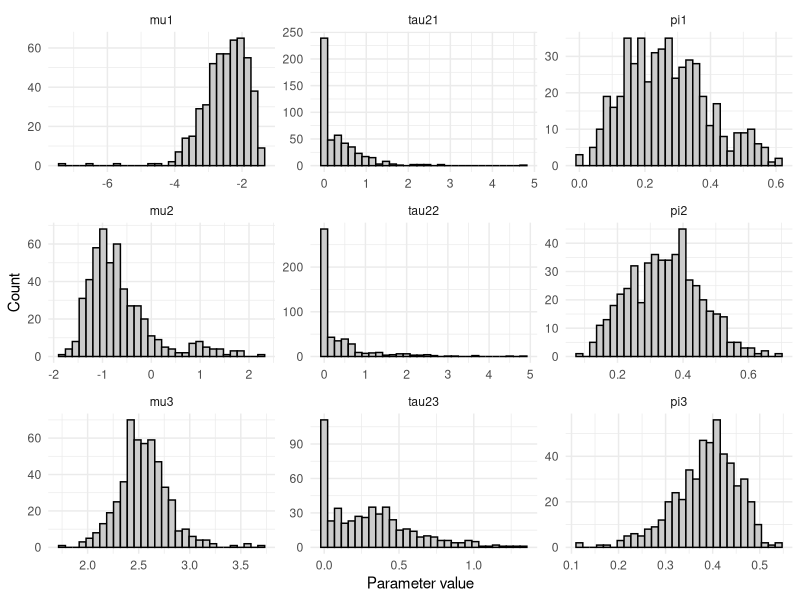

Reproduce this figure in R. (Note: a time limit stopped this script after it produced the figure.)
## ---- chunk 1
knitr::opts_chunk$set(echo = TRUE)
## ---- chunk 2
### -------------------------------
### Function: generate_mrem_data()
### -------------------------------
# Generates one simulated meta-analysis dataset under a Mixture Random Effects Model (MREM)

generate_mrem_data <- function(K, pi_g, mu_g, tau2_g, s2_min = 0.5, s2_max = 1) {
  
  # ---- Check Inputs ----
  G <- length(pi_g)
  if (abs(sum(pi_g) - 1) > 1e-6) stop("Mixing proportions pi_g must sum to 1.")
  if (length(mu_g) != G | length(tau2_g) != G) stop("Lengths of pi_g, mu_g, and tau2_g must match.")
  
  # ---- Step 1: Generate component membership z_i ----
  z_i <- sample(1:G, size = K, replace = TRUE, prob = pi_g)
  
  # ---- Step 2: Generate true effect sizes δ*_i ----
  delta_i <- sapply(z_i, function(g) rnorm(1, mean = mu_g[g], sd = sqrt(tau2_g[g])))
  
  # ---- Step 3: Generate within-study variances s_i² ----
  s2_i <- runif(K, min = s2_min, max = s2_max)
  
  # ---- Step 4: Generate observed effect sizes Y_i ----
  Y_i <- rnorm(K, mean = delta_i, sd = sqrt(s2_i))
  
  # ---- Step 5: Return as data frame ----
  data.frame(
    study = 1:K,
    component = z_i,
    delta_true = delta_i,
    s2 = s2_i,
    Y = Y_i
  )
}


## ---- chunk 3
### -------------------------------
### Function: initialize_params()
### -------------------------------
# Generates initial values for each parameter--- to be used in EM algorithm

# Y: observed effect sizes
# s2: vector of within-study variances
# G: number of components (clusters)
# epsilon: small positive constant

initialize_params <- function(Y, s2, G, epsilon = 1e-3) {
  # Step 1: Run k-means clustering
  km <- kmeans(Y, centers = G, nstart = 20)
  
  # Step 2: Component means (ensure numeric vector)
  mu_init <- as.numeric(km$centers)
  
  # Step 3: Cluster assignments
  z_init <- km$cluster
  
  # Step 4: Mixing proportions (ensure numeric vector)
  pi_init <- as.numeric(table(z_init) / length(Y))
  
  # Step 5: Between-study variances (ensure numeric vector)
  tau2_init <- numeric(G)
  for (g in 1:G) {
    Y_g <- Y[z_init == g]
    s2_g <- s2[z_init == g]
    var_Yg <- var(Y_g)
    tau2_init[g] <- max(var_Yg - mean(s2_g), epsilon)
  }
  
  # Step 6: Return as clean numeric list
  list(
    mu_init = mu_init,
    tau2_init = tau2_init,
    pi_init = pi_init
  )
}

## ---- chunk 4

### -------------------------------
### Function: update_tau2()
### -------------------------------
# Function to numerically update between study variance parameter estimate--- to be used in EM algorithm

update_tau2 <- function(Y, s2, gam, mu, tau2_init) {
  neg_loglik_tau2_g <- function(tau2_g, Y, s2, gam_g, mu_g) {
    if (tau2_g <= 0) return(1e20)
    v <- tau2_g + s2
    -sum(gam_g * (-0.5 * log(v) - 0.5 * (Y - mu_g)^2 / v))
  }
  
    sapply(seq_along(mu), function(g) {
    optim(
      par = tau2_init[g],
      fn = neg_loglik_tau2_g,
      method = "L-BFGS-B",
      lower = 1e-8,
      Y = Y,
      s2 = s2,
      gam_g = gam[, g],
      mu_g = mu[g]
    )$par
  })
}




## ---- chunk 5

### -------------------------------
### Function: run_em_algorithm()
### -------------------------------
# Function to perform EM algorithm 
# Has a max iteration of 500

run_em_algorithm <- function(Y, s2, mu_init, pi_init, tau2_init, tol = 1e-4, rl = 500) {
  y <- as.vector(Y)
  s2_i <- as.vector(s2)
  mu <- mu_init
  pi <- pi_init
  tau2 <- tau2_init
  g <- length(mu)
  
  loglik_old <- -Inf
  
  for (iter in 1:rl) {
    # E-step
    den_gam <- sapply(1:g, function(j) {
      pi[j] * dnorm(y, mu[j], sqrt(tau2[j] + s2_i))
    })
    gam <- den_gam / rowSums(den_gam)
    
    # M-step
    ng <- colSums(gam)
    npi <- ng / sum(ng)
    
    nmu <- sapply(1:g, function(j) {
      sum(gam[, j] * y / (tau2[j] + s2_i)) /
        sum(gam[, j] / (tau2[j] + s2_i))
    })
    
    ntau2 <- update_tau2(y, s2_i, gam, nmu, tau2)
    
    # Enforce ordering by component mean
    order_idx <- order(nmu)
    nmu <- nmu[order_idx]
    ntau2 <- ntau2[order_idx]
    npi <- npi[order_idx]
    
    # Compute log-likelihood
    loglik <- sum(log(rowSums(sapply(1:g, function(j) {
      npi[j] * dnorm(y, mean = nmu[j], sd = sqrt(ntau2[j] + s2_i))
    }))))
    
    # Convergence check
    if (abs(loglik - loglik_old) < tol && iter > 10) {
      return(list(
        mu = nmu,
        tau2 = ntau2,
        pi = npi,
        loglik = loglik,
        iter = iter,
        converged = TRUE
      ))
    }
    
    mu <- nmu
    tau2 <- ntau2
    pi <- npi
    loglik_old <- loglik
  }
  
  # Return final results even if not converged
  list(
    mu = mu,
    tau2 = tau2,
    pi = pi,
    loglik = loglik,
    iter = rl,
    converged = FALSE
  )
}
## ---- chunk 6
### -------------------------------
### Function: run_em_simulations()
### -------------------------------
# Incorporates all previously defined functions.
# Repeatedly simulates meta datasets and runs the EM algorithm until 500 converged results are obtained,
# saving parameter estimates, log-likelihoods, convergence status.

run_em_simulations <- function(K, pi_g, mu_g, tau2_g,
                               s2_min = 0.5, s2_max = 1,
                               n_target = 500, rl = 500, tol = 1e-4) {
  
  # Number of components 
  G <- length(pi_g)
  
  # Storage for results
  results <- data.frame()
  n_converged <- 0
  attempt <- 0
  
  while (n_converged < n_target) {
    attempt <- attempt + 1
    
    # Step 1: Generate data
    sim_data <- generate_mrem_data(K = K, pi_g = pi_g, mu_g = mu_g,
                                   tau2_g = tau2_g, s2_min = s2_min, s2_max = s2_max)
    
    # Step 2: Initialize parameters
    init <- initialize_params(sim_data$Y, sim_data$s2, G = G)
    
    # Step 3: Run EM algorithm
    em_res <- run_em_algorithm(
      Y = sim_data$Y,
      s2 = sim_data$s2,
      mu_init = init$mu_init,
      pi_init = init$pi_init,
      tau2_init = init$tau2_init,
      tol = tol,
      rl = rl
    )
    
     # Step 4: Keep only converged results
    if (em_res$converged) {
      n_converged <- n_converged + 1
      
      # Dynamically build a row for results
      res_row <- data.frame(K = K)
      
      # Append mu, tau2, and pi estimates
      for (j in 1:G) {
        res_row[[paste0("mu", j)]]  <- em_res$mu[j]
        res_row[[paste0("tau2", j)]] <- em_res$tau2[j]
        res_row[[paste0("pi", j)]]  <- em_res$pi[j]
      }
      
      # Add log-likelihood, iteration count, and convergence flag
      res_row$loglik <- em_res$loglik
      res_row$iter <- em_res$iter
      res_row$converged <- em_res$converged
      
      results <- rbind(results, res_row)
    }
    
    # Optional progress message
    if (n_converged %% 50 == 0 && n_converged > 0) {
      cat("✅", n_converged, "datasets converged after", attempt, "attempts\n")
    }
  }
  
  cat("\n🎯 Finished! Collected", n_converged, "converged results after", attempt, "attempts.\n")
  return(results)
}

## ---- chunk 7
### -------------------------------
### Function: compute_error_metrics()
### -------------------------------
# Calculates the bias, root mean squared error (RMSE) and relative RMSE for each model parameter across converged simulations,
# comparing estimated parameters to their known true values.
compute_error_metrics <- function(results, mu_true, tau2_true, pi_true) {
  # Ensure only converged results are used
  res <- subset(results, converged == TRUE)
  
  # Determine number of components (G)
  G <- length(mu_true)
  
  # Build true value list dynamically
  true_vals <- c(
    setNames(mu_true, paste0("mu", 1:G)),
    setNames(tau2_true, paste0("tau2", 1:G)),
    setNames(pi_true, paste0("pi", 1:G))
  )
  
  # Parameters to assess
  params <- names(true_vals)
  
  # Compute Bias, RMSE, and Relative RMSE
  summary_df <- data.frame(
    Parameter = params,
    True = unlist(true_vals),
    Bias = sapply(params, function(p) mean(res[[p]] - true_vals[[p]], na.rm = TRUE)),
    RMSE  = sapply(params, function(p) sqrt(mean((res[[p]] - true_vals[[p]])^2, na.rm = TRUE)))
  )

  # *** Add Relative RMSE ***
  summary_df$Relative_RMSE <- summary_df$RMSE / abs(summary_df$True)
  
  return(summary_df)
}

## ---- chunk 8
library(ggplot2)

### -------------------------------
### Function: mix_density()
### -------------------------------
# Computes the probability density of a finite mixture of normal 
# distributions at a set of given points. For each value of y
# the function sums the weighted component densities using the specified 
# mixture weights (pi), means (mu), and variances (tau^2).

mix_density <- function(y, mu, tau2, pi) {
  sapply(y, function(x) sum(pi * dnorm(x, mean = mu, sd = sqrt(tau2))))
}


### -------------------------------
### Function: plot_mixture_fit()
### -------------------------------
# Plots the true and estimated mixture densities of the random effects to visually
# assess how well the EM algorithm recovered the underlying distribution.
# The function selects the simulation with the highest log-likelihood,
# computes both densities over a common range, and overlays them 
# on a single plot for visual comparison.
# Additionally, it overlays the *estimated* component densities
# (scaled by their estimated mixing proportions) in black to show
# how the estimated components contribute to the total fit.

plot_mixture_fit <- function(res_data, mu_true, tau2_true, pi_true, scenario_name) {
  # 1️⃣ Find the best (highest log-likelihood) dataset
  best_index <- which.max(res_data$loglik)
  est_params <- res_data[best_index, ]
  
  # 2️⃣ Extract estimated parameters dynamically
  G <- length(mu_true)
  mu_hat   <- as.numeric(est_params[paste0("mu", 1:G)])
  tau2_hat <- as.numeric(est_params[paste0("tau2", 1:G)])
  pi_hat   <- as.numeric(est_params[paste0("pi", 1:G)])
  
  # 3️⃣ Compute mixture densities
  y_seq <- seq(min(mu_true) - 3 * sqrt(max(tau2_true)),
               max(mu_true) + 3 * sqrt(max(tau2_true)),
               length.out = 1000)
  
  true_density <- mix_density(y_seq, mu_true, tau2_true, pi_true)
  est_density  <- mix_density(y_seq, mu_hat, tau2_hat, pi_hat)
  
  # 4️⃣ Compute individual *estimated* component densities
  comp_densities_hat <- sapply(1:G, function(g)
    pi_hat[g] * dnorm(y_seq, mean = mu_hat[g], sd = sqrt(tau2_hat[g]))
  )
  df_comp <- data.frame(
    y = rep(y_seq, G),
    density = as.vector(comp_densities_hat),
    component = factor(rep(1:G, each = length(y_seq)))
  )
  
  # 5️⃣ Main data for overlaying densities
  df_plot <- data.frame(
    y = y_seq,
    True = true_density,
    Estimated = est_density
  )
  
  # 6️⃣ Plot (publication-style)
  ggplot(df_plot, aes(x = y)) +
    geom_line(aes(y = True, colour = "True"), linewidth = 0.8) +
    geom_line(aes(y = Estimated, colour = "Estimated"),
              linetype = "dashed", linewidth = 0.8) +
    geom_line(data = df_comp, aes(y = density, group = component),
              colour = "black", linetype = "dotdash", linewidth = 0.5) +
    scale_colour_manual(values = c("True" = "blue", "Estimated" = "red")) +
    labs(x = "Random Effect", y = "Density", colour = "") +
    theme_minimal(base_size = 14) +
    theme(
      plot.title = element_blank(),
      plot.subtitle = element_blank(),
      legend.position = "top",
      legend.title = element_blank(),
      axis.title = element_text(size = 13),
      axis.text = element_text(size = 12)
    )
}


## ---- chunk 9
### -------------------------------
### Scenario 1
### -------------------------------

set.seed(315)
 
# Scenario: 3-component mixture
mu_g <- c(-2.5, -1, 2.5)
tau2_g <- c(0.7^2, 0.7^2, 0.6^2)
pi_g <- c(0.2, 0.4, 0.4)

res_K150 <- run_em_simulations(K = 150, pi_g = pi_g, mu_g = mu_g, tau2_g = tau2_g)


# RMSE and Bias table
summary_K150 <- compute_error_metrics(
 results = res_K150,
 mu_true = mu_g,
 tau2_true = tau2_g,
 pi_true = pi_g
)

summary_K150

# Plot CIs and parametric distribution of parameters
df <- as.data.frame(res_K150)


# drop non-parameter columns (adjust if other bookkeeping cols exist)
drop_cols <- c("K", "loglik", "iter", "converged")
param_cols <- setdiff(names(df), drop_cols)

# make long format for plotting
long_df <- reshape2::melt(df[, param_cols, drop = FALSE], 
                          measure.vars = param_cols,
                          variable.name = "parameter",
                          value.name = "value")

# ---- 2. Plot histograms: all parameters for Scenario1_K150 on one faceted plot ----
# NOTE: facet labels (parameter names) are shown; no main title; axis labels only
p <- ggplot(long_df, aes(x = value)) +
  geom_histogram(bins = 30, color = "black", fill = "grey80") +
  facet_wrap(~ parameter, ncol = 3, scales = "free") +
  labs(x = "Parameter value", y = "Count") +
  theme_minimal() +
  theme(plot.title = element_blank())

# print to screen
print(p)

# ---- 3. Compute empirical CIs (based on sorted values) ----
ci_list <- lapply(param_cols, function(par) {
  vec <- sort(df[[par]])               # sorted estimates
  R   <- length(vec)                   # e.g., 500
  
  # empirical CI indices (non-interpolated)
  lower_idx <- ceiling(0.025 * R)      # e.g. 13
  upper_idx <- floor(0.975 * R)        # e.g. 487 or 488 depending on rounding
  
  data.frame(
    parameter = par,
    lower = vec[lower_idx],
    upper = vec[upper_idx],
    stringsAsFactors = FALSE
  )
})

ci_table <- do.call(rbind, ci_list)

# ---- 4. View the empirical CI table ----
print(ci_table)


## ---- chunk 10

set.seed(315)

res_K500 <- run_em_simulations(K = 500, pi_g = pi_g, mu_g = mu_g, tau2_g = tau2_g)

summary_K500 <- compute_error_metrics(
  results = res_K500,
  mu_true = mu_g,
  tau2_true = tau2_g,
  pi_true = pi_g
)

summary_K500


# Plot CIs and parametric distribution of parameters
df <- as.data.frame(res_K500)


# drop non-parameter columns (adjust if other bookkeeping cols exist)
drop_cols <- c("K", "loglik", "iter", "converged")
param_cols <- setdiff(names(df), drop_cols)

# make long format for plotting
long_df <- reshape2::melt(df[, param_cols, drop = FALSE], 
                          measure.vars = param_cols,
                          variable.name = "parameter",
                          value.name = "value")

# ---- 2. Plot histograms: all parameters for Scenario1_K150 on one faceted plot ----
# NOTE: facet labels (parameter names) are shown; no main title; axis labels only
p <- ggplot(long_df, aes(x = value)) +
  geom_histogram(bins = 30, color = "black", fill = "grey80") +
  facet_wrap(~ parameter, ncol = 3, scales = "free") +
  labs(x = "Parameter value", y = "Count") +
  theme_minimal() +
  theme(plot.title = element_blank())

# print to screen
print(p)

# ---- 3. Compute empirical CIs (based on sorted values) ----
ci_list <- lapply(param_cols, function(par) {
  vec <- sort(df[[par]])               # sorted estimates
  R   <- length(vec)                   # e.g., 500
  
  # empirical CI indices (non-interpolated)
  lower_idx <- ceiling(0.025 * R)      # e.g. 13
  upper_idx <- floor(0.975 * R)        # e.g. 487 or 488 depending on rounding
  
  data.frame(
    parameter = par,
    lower = vec[lower_idx],
    upper = vec[upper_idx],
    stringsAsFactors = FALSE
  )
})

ci_table <- do.call(rbind, ci_list)

# ---- 4. View the empirical CI table ----
print(ci_table)
## ---- chunk 11

set.seed(315)

res_K1000 <- run_em_simulations(K = 1000, pi_g = pi_g, mu_g = mu_g, tau2_g = tau2_g)

summary_K1000 <- compute_error_metrics(
  results = res_K1000,
  mu_true = mu_g,
  tau2_true = tau2_g,
  pi_true = pi_g
)

summary_K1000

 

# Plot CIs and parametric distribution of parameters
df <- as.data.frame(res_K1000)


# drop non-parameter columns (adjust if other bookkeeping cols exist)
drop_cols <- c("K", "loglik", "iter", "converged")
param_cols <- setdiff(names(df), drop_cols)

# make long format for plotting
long_df <- reshape2::melt(df[, param_cols, drop = FALSE], 
                          measure.vars = param_cols,
                          variable.name = "parameter",
                          value.name = "value")

# ---- 2. Plot histograms: all parameters for Scenario1_K150 on one faceted plot ----
# NOTE: facet labels (parameter names) are shown; no main title; axis labels only
p <- ggplot(long_df, aes(x = value)) +
  geom_histogram(bins = 30, color = "black", fill = "grey80") +
  facet_wrap(~ parameter, ncol = 3, scales = "free") +
  labs(x = "Parameter value", y = "Count") +
  theme_minimal() +
  theme(plot.title = element_blank())

# print to screen
print(p)

# ---- 3. Compute empirical CIs (based on sorted values) ----
ci_list <- lapply(param_cols, function(par) {
  vec <- sort(df[[par]])               # sorted estimates
  R   <- length(vec)                   # e.g., 500
  
  # empirical CI indices (non-interpolated)
  lower_idx <- ceiling(0.025 * R)      # e.g. 13
  upper_idx <- floor(0.975 * R)        # e.g. 487 or 488 depending on rounding
  
  data.frame(
    parameter = par,
    lower = vec[lower_idx],
    upper = vec[upper_idx],
    stringsAsFactors = FALSE
  )
})

ci_table <- do.call(rbind, ci_list)

# ---- 4. View the empirical CI table ----
print(ci_table)

## ---- chunk 12

set.seed(315)

res_K1500 <- run_em_simulations(K = 1500, pi_g = pi_g, mu_g = mu_g, tau2_g = tau2_g)

summary_K1500 <- compute_error_metrics(
  results = res_K1500,
  mu_true = mu_g,
  tau2_true = tau2_g,
  pi_true = pi_g
)

summary_K1500


# Scenario 1
plot_mixture_fit(
  res_data = res_K1500,
  mu_true = c(-2.5, -1, 2.5),
  tau2_true = c(0.7^2, 0.7^2, 0.6^2),
  pi_true = c(0.2, 0.4, 0.4),
  scenario_name = "Scenario 1: 3-Component Mixture"
)

# Plot CIs and parametric distribution of parameters
df <- as.data.frame(res_K1500)


# drop non-parameter columns (adjust if other bookkeeping cols exist)
drop_cols <- c("K", "loglik", "iter", "converged")
param_cols <- setdiff(names(df), drop_cols)

# make long format for plotting
long_df <- reshape2::melt(df[, param_cols, drop = FALSE], 
                          measure.vars = param_cols,
                          variable.name = "parameter",
                          value.name = "value")

# ---- 2. Plot histograms: all parameters for Scenario1_K150 on one faceted plot ----
# NOTE: facet labels (parameter names) are shown; no main title; axis labels only
p <- ggplot(long_df, aes(x = value)) +
  geom_histogram(bins = 30, color = "black", fill = "grey80") +
  facet_wrap(~ parameter, ncol = 3, scales = "free") +
  labs(x = "Parameter value", y = "Count") +
  theme_minimal() +
  theme(plot.title = element_blank())

# print to screen
print(p)

# ---- 3. Compute empirical CIs (based on sorted values) ----
ci_list <- lapply(param_cols, function(par) {
  vec <- sort(df[[par]])               # sorted estimates
  R   <- length(vec)                   # e.g., 500
  
  # empirical CI indices (non-interpolated)
  lower_idx <- ceiling(0.025 * R)      # e.g. 13
  upper_idx <- floor(0.975 * R)        # e.g. 487 or 488 depending on rounding
  
  data.frame(
    parameter = par,
    lower = vec[lower_idx],
    upper = vec[upper_idx],
    stringsAsFactors = FALSE
  )
})

ci_table <- do.call(rbind, ci_list)

# ---- 4. View the empirical CI table ----
print(ci_table)
## ---- chunk 13
### -------------------------------
### Scenario 2
### -------------------------------

set.seed(315)

# Scenario: 2-component mixture - Asymmetric heterogeneity
pi_g <- c(0.56, 0.44)
mu_g <- c(-0.5, 1)
tau2_g <- c(0.6^2, 0.4^2)

s2.res_K150 <- run_em_simulations(K = 150, pi_g = pi_g, mu_g = mu_g, tau2_g = tau2_g)

s2.summary_K150 <- compute_error_metrics(
  results = s2.res_K150,
  mu_true = mu_g,
  tau2_true = tau2_g,
  pi_true = pi_g
)

s2.summary_K150


# Plot CIs and parametric distribution of parameters
df <- as.data.frame(s2.res_K150)


# drop non-parameter columns (adjust if other bookkeeping cols exist)
drop_cols <- c("K", "loglik", "iter", "converged")
param_cols <- setdiff(names(df), drop_cols)

# make long format for plotting
long_df <- reshape2::melt(df[, param_cols, drop = FALSE], 
                          measure.vars = param_cols,
                          variable.name = "parameter",
                          value.name = "value")

# ---- 2. Plot histograms: all parameters for Scenario1_K150 on one faceted plot ----
# NOTE: facet labels (parameter names) are shown; no main title; axis labels only
p <- ggplot(long_df, aes(x = value)) +
  geom_histogram(bins = 30, color = "black", fill = "grey80") +
  facet_wrap(~ parameter, ncol = 3, scales = "free") +
  labs(x = "Parameter value", y = "Count") +
  theme_minimal() +
  theme(plot.title = element_blank())

# print to screen
print(p)

# ---- 3. Compute empirical CIs (based on sorted values) ----
ci_list <- lapply(param_cols, function(par) {
  vec <- sort(df[[par]])               # sorted estimates
  R   <- length(vec)                   # e.g., 500
  
  # empirical CI indices (non-interpolated)
  lower_idx <- ceiling(0.025 * R)      # e.g. 13
  upper_idx <- floor(0.975 * R)        # e.g. 487 or 488 depending on rounding
  
  data.frame(
    parameter = par,
    lower = vec[lower_idx],
    upper = vec[upper_idx],
    stringsAsFactors = FALSE
  )
})

ci_table <- do.call(rbind, ci_list)

# ---- 4. View the empirical CI table ----
print(ci_table)
## ---- chunk 14

set.seed(315)

s2.res_K500 <- run_em_simulations(K = 500, pi_g = pi_g, mu_g = mu_g, tau2_g = tau2_g)

s2.summary_K500 <- compute_error_metrics(
  results = s2.res_K500,
  mu_true = mu_g,
  tau2_true = tau2_g,
  pi_true = pi_g
)

s2.summary_K500


# Plot CIs and parametric distribution of parameters
df <- as.data.frame(s2.res_K500)


# drop non-parameter columns (adjust if other bookkeeping cols exist)
drop_cols <- c("K", "loglik", "iter", "converged")
param_cols <- setdiff(names(df), drop_cols)

# make long format for plotting
long_df <- reshape2::melt(df[, param_cols, drop = FALSE], 
                          measure.vars = param_cols,
                          variable.name = "parameter",
                          value.name = "value")

# ---- 2. Plot histograms: all parameters for Scenario1_K150 on one faceted plot ----
# NOTE: facet labels (parameter names) are shown; no main title; axis labels only
p <- ggplot(long_df, aes(x = value)) +
  geom_histogram(bins = 30, color = "black", fill = "grey80") +
  facet_wrap(~ parameter, ncol = 3, scales = "free") +
  labs(x = "Parameter value", y = "Count") +
  theme_minimal() +
  theme(plot.title = element_blank())

# print to screen
print(p)

# ---- 3. Compute empirical CIs (based on sorted values) ----
ci_list <- lapply(param_cols, function(par) {
  vec <- sort(df[[par]])               # sorted estimates
  R   <- length(vec)                   # e.g., 500
  
  # empirical CI indices (non-interpolated)
  lower_idx <- ceiling(0.025 * R)      # e.g. 13
  upper_idx <- floor(0.975 * R)        # e.g. 487 or 488 depending on rounding
  
  data.frame(
    parameter = par,
    lower = vec[lower_idx],
    upper = vec[upper_idx],
    stringsAsFactors = FALSE
  )
})

ci_table <- do.call(rbind, ci_list)

# ---- 4. View the empirical CI table ----
print(ci_table)
## ---- chunk 15

set.seed(315)

s2.res_K1000 <- run_em_simulations(K = 1000, pi_g = pi_g, mu_g = mu_g, tau2_g = tau2_g)

s2.summary_K1000 <- compute_error_metrics(
  results = s2.res_K1000,
  mu_true = mu_g,
  tau2_true = tau2_g,
  pi_true = pi_g
)

s2.summary_K1000


# Plot CIs and parametric distribution of parameters
df <- as.data.frame(s2.res_K1000)


# drop non-parameter columns (adjust if other bookkeeping cols exist)
drop_cols <- c("K", "loglik", "iter", "converged")
param_cols <- setdiff(names(df), drop_cols)

# make long format for plotting
long_df <- reshape2::melt(df[, param_cols, drop = FALSE], 
                          measure.vars = param_cols,
                          variable.name = "parameter",
                          value.name = "value")

# ---- 2. Plot histograms: all parameters for Scenario1_K150 on one faceted plot ----
# NOTE: facet labels (parameter names) are shown; no main title; axis labels only
p <- ggplot(long_df, aes(x = value)) +
  geom_histogram(bins = 30, color = "black", fill = "grey80") +
  facet_wrap(~ parameter, ncol = 3, scales = "free") +
  labs(x = "Parameter value", y = "Count") +
  theme_minimal() +
  theme(plot.title = element_blank())

# print to screen
print(p)

# ---- 3. Compute empirical CIs (based on sorted values) ----
ci_list <- lapply(param_cols, function(par) {
  vec <- sort(df[[par]])               # sorted estimates
  R   <- length(vec)                   # e.g., 500
  
  # empirical CI indices (non-interpolated)
  lower_idx <- ceiling(0.025 * R)      # e.g. 13
  upper_idx <- floor(0.975 * R)        # e.g. 487 or 488 depending on rounding
  
  data.frame(
    parameter = par,
    lower = vec[lower_idx],
    upper = vec[upper_idx],
    stringsAsFactors = FALSE
  )
})

ci_table <- do.call(rbind, ci_list)

# ---- 4. View the empirical CI table ----
print(ci_table)

## ---- chunk 16

set.seed(315)

s2.res_K1500 <- run_em_simulations(K = 1500, pi_g = pi_g, mu_g = mu_g, tau2_g = tau2_g)

s2.summary_K1500 <- compute_error_metrics(
  results = s2.res_K1500,
  mu_true = mu_g,
  tau2_true = tau2_g,
  pi_true = pi_g
)

s2.summary_K1500

# Scenario 2
plot_mixture_fit(
  res_data = s2.res_K1500,
  mu_true = c(-0.5, 1),
  tau2_true = c(0.6^2, 0.4^2),
  pi_true = c(0.56, 0.44),
  scenario_name = "Scenario 2: 2-Component, Mild Heterogeneity"
)

# Plot CIs and parametric distribution of parameters
df <- as.data.frame(s2.res_K1500)


# drop non-parameter columns (adjust if other bookkeeping cols exist)
drop_cols <- c("K", "loglik", "iter", "converged")
param_cols <- setdiff(names(df), drop_cols)

# make long format for plotting
long_df <- reshape2::melt(df[, param_cols, drop = FALSE], 
                          measure.vars = param_cols,
                          variable.name = "parameter",
                          value.name = "value")

# ---- 2. Plot histograms: all parameters for Scenario1_K150 on one faceted plot ----
# NOTE: facet labels (parameter names) are shown; no main title; axis labels only
p <- ggplot(long_df, aes(x = value)) +
  geom_histogram(bins = 30, color = "black", fill = "grey80") +
  facet_wrap(~ parameter, ncol = 3, scales = "free") +
  labs(x = "Parameter value", y = "Count") +
  theme_minimal() +
  theme(plot.title = element_blank())

# print to screen
print(p)

# ---- 3. Compute empirical CIs (based on sorted values) ----
ci_list <- lapply(param_cols, function(par) {
  vec <- sort(df[[par]])               # sorted estimates
  R   <- length(vec)                   # e.g., 500
  
  # empirical CI indices (non-interpolated)
  lower_idx <- ceiling(0.025 * R)      # e.g. 13
  upper_idx <- floor(0.975 * R)        # e.g. 487 or 488 depending on rounding
  
  data.frame(
    parameter = par,
    lower = vec[lower_idx],
    upper = vec[upper_idx],
    stringsAsFactors = FALSE
  )
})

ci_table <- do.call(rbind, ci_list)

# ---- 4. View the empirical CI table ----
print(ci_table)


## ---- chunk 17
### -------------------------------
### Scenario 3
### -------------------------------

set.seed(315)

# Scenario: 2-component mixture - high heterogeneity
pi_g <- c(0.33, 0.67)
mu_g <- c(-1, 1)
tau2_g <- c(1.5^2, 1.2^2)

s3.res_K150 <- run_em_simulations(K = 150, pi_g = pi_g, mu_g = mu_g, tau2_g = tau2_g)

s3.summary_K150 <- compute_error_metrics(
  results = s3.res_K150,
  mu_true = mu_g,
  tau2_true = tau2_g,
  pi_true = pi_g
)

s3.summary_K150



# Plot CIs and parametric distribution of parameters
df <- as.data.frame(s3.res_K150)


# drop non-parameter columns (adjust if other bookkeeping cols exist)
drop_cols <- c("K", "loglik", "iter", "converged")
param_cols <- setdiff(names(df), drop_cols)

# make long format for plotting
long_df <- reshape2::melt(df[, param_cols, drop = FALSE], 
                          measure.vars = param_cols,
                          variable.name = "parameter",
                          value.name = "value")

# ---- 2. Plot histograms: all parameters for Scenario1_K150 on one faceted plot ----
# NOTE: facet labels (parameter names) are shown; no main title; axis labels only
p <- ggplot(long_df, aes(x = value)) +
  geom_histogram(bins = 30, color = "black", fill = "grey80") +
  facet_wrap(~ parameter, ncol = 3, scales = "free") +
  labs(x = "Parameter value", y = "Count") +
  theme_minimal() +
  theme(plot.title = element_blank())

# print to screen
print(p)

# ---- 3. Compute empirical CIs (based on sorted values) ----
ci_list <- lapply(param_cols, function(par) {
  vec <- sort(df[[par]])               # sorted estimates
  R   <- length(vec)                   # e.g., 500
  
  # empirical CI indices (non-interpolated)
  lower_idx <- ceiling(0.025 * R)      # e.g. 13
  upper_idx <- floor(0.975 * R)        # e.g. 487 or 488 depending on rounding
  
  data.frame(
    parameter = par,
    lower = vec[lower_idx],
    upper = vec[upper_idx],
    stringsAsFactors = FALSE
  )
})

ci_table <- do.call(rbind, ci_list)

# ---- 4. View the empirical CI table ----
print(ci_table)

## ---- chunk 18

set.seed(315)

s3.res_K500 <- run_em_simulations(K = 500, pi_g = pi_g, mu_g = mu_g, tau2_g = tau2_g)

s3.summary_K500 <- compute_error_metrics(
  results = s3.res_K500,
  mu_true = mu_g,
  tau2_true = tau2_g,
  pi_true = pi_g
)

s3.summary_K500
 

# Plot CIs and parametric distribution of parameters
df <- as.data.frame(s3.res_K500)


# drop non-parameter columns (adjust if other bookkeeping cols exist)
drop_cols <- c("K", "loglik", "iter", "converged")
param_cols <- setdiff(names(df), drop_cols)

# make long format for plotting
long_df <- reshape2::melt(df[, param_cols, drop = FALSE], 
                          measure.vars = param_cols,
                          variable.name = "parameter",
                          value.name = "value")

# ---- 2. Plot histograms: all parameters for Scenario1_K150 on one faceted plot ----
# NOTE: facet labels (parameter names) are shown; no main title; axis labels only
p <- ggplot(long_df, aes(x = value)) +
  geom_histogram(bins = 30, color = "black", fill = "grey80") +
  facet_wrap(~ parameter, ncol = 3, scales = "free") +
  labs(x = "Parameter value", y = "Count") +
  theme_minimal() +
  theme(plot.title = element_blank())

# print to screen
print(p)

# ---- 3. Compute empirical CIs (based on sorted values) ----
ci_list <- lapply(param_cols, function(par) {
  vec <- sort(df[[par]])               # sorted estimates
  R   <- length(vec)                   # e.g., 500
  
  # empirical CI indices (non-interpolated)
  lower_idx <- ceiling(0.025 * R)      # e.g. 13
  upper_idx <- floor(0.975 * R)        # e.g. 487 or 488 depending on rounding
  
  data.frame(
    parameter = par,
    lower = vec[lower_idx],
    upper = vec[upper_idx],
    stringsAsFactors = FALSE
  )
})

ci_table <- do.call(rbind, ci_list)

# ---- 4. View the empirical CI table ----
print(ci_table)
## ---- chunk 19

set.seed(315)

s3.res_K1000 <- run_em_simulations(K = 1000, pi_g = pi_g, mu_g = mu_g, tau2_g = tau2_g)

s3.summary_K1000 <- compute_error_metrics(
  results = s3.res_K1000,
  mu_true = mu_g,
  tau2_true = tau2_g,
  pi_true = pi_g
)

s3.summary_K1000

 

# Plot CIs and parametric distribution of parameters
df <- as.data.frame(s3.res_K1000)


# drop non-parameter columns (adjust if other bookkeeping cols exist)
drop_cols <- c("K", "loglik", "iter", "converged")
param_cols <- setdiff(names(df), drop_cols)

# make long format for plotting
long_df <- reshape2::melt(df[, param_cols, drop = FALSE], 
                          measure.vars = param_cols,
                          variable.name = "parameter",
                          value.name = "value")

# ---- 2. Plot histograms: all parameters for Scenario1_K150 on one faceted plot ----
# NOTE: facet labels (parameter names) are shown; no main title; axis labels only
p <- ggplot(long_df, aes(x = value)) +
  geom_histogram(bins = 30, color = "black", fill = "grey80") +
  facet_wrap(~ parameter, ncol = 3, scales = "free") +
  labs(x = "Parameter value", y = "Count") +
  theme_minimal() +
  theme(plot.title = element_blank())

# print to screen
print(p)

# ---- 3. Compute empirical CIs (based on sorted values) ----
ci_list <- lapply(param_cols, function(par) {
  vec <- sort(df[[par]])               # sorted estimates
  R   <- length(vec)                   # e.g., 500
  
  # empirical CI indices (non-interpolated)
  lower_idx <- ceiling(0.025 * R)      # e.g. 13
  upper_idx <- floor(0.975 * R)        # e.g. 487 or 488 depending on rounding
  
  data.frame(
    parameter = par,
    lower = vec[lower_idx],
    upper = vec[upper_idx],
    stringsAsFactors = FALSE
  )
})

ci_table <- do.call(rbind, ci_list)

# ---- 4. View the empirical CI table ----
print(ci_table)

## ---- chunk 20

set.seed(315)

s3.res_K1500 <- run_em_simulations(K = 1500, pi_g = pi_g, mu_g = mu_g, tau2_g = tau2_g)

s3.summary_K1500 <- compute_error_metrics(
  results = s3.res_K1500,
  mu_true = mu_g,
  tau2_true = tau2_g,
  pi_true = pi_g
)

s3.summary_K1500

 


# Scenario 3
plot_mixture_fit(
  res_data = s3.res_K1500,
  mu_true = c(-1, 1),
  tau2_true = c(1.5^2, 1.2^2),
  pi_true = c(0.33, 0.67),
  scenario_name = "Scenario 3: 2-Component, High Heterogeneity"
)

# Plot CIs and parametric distribution of parameters
df <- as.data.frame(s3.res_K1500)


# drop non-parameter columns (adjust if other bookkeeping cols exist)
drop_cols <- c("K", "loglik", "iter", "converged")
param_cols <- setdiff(names(df), drop_cols)

# make long format for plotting
long_df <- reshape2::melt(df[, param_cols, drop = FALSE], 
                          measure.vars = param_cols,
                          variable.name = "parameter",
                          value.name = "value")

# ---- 2. Plot histograms: all parameters for Scenario1_K150 on one faceted plot ----
# NOTE: facet labels (parameter names) are shown; no main title; axis labels only
p <- ggplot(long_df, aes(x = value)) +
  geom_histogram(bins = 30, color = "black", fill = "grey80") +
  facet_wrap(~ parameter, ncol = 3, scales = "free") +
  labs(x = "Parameter value", y = "Count") +
  theme_minimal() +
  theme(plot.title = element_blank())

# print to screen
print(p)

# ---- 3. Compute empirical CIs (based on sorted values) ----
ci_list <- lapply(param_cols, function(par) {
  vec <- sort(df[[par]])               # sorted estimates
  R   <- length(vec)                   # e.g., 500
  
  # empirical CI indices (non-interpolated)
  lower_idx <- ceiling(0.025 * R)      # e.g. 13
  upper_idx <- floor(0.975 * R)        # e.g. 487 or 488 depending on rounding
  
  data.frame(
    parameter = par,
    lower = vec[lower_idx],
    upper = vec[upper_idx],
    stringsAsFactors = FALSE
  )
})

ci_table <- do.call(rbind, ci_list)

# ---- 4. View the empirical CI table ----
print(ci_table)

## ---- chunk 21
### -------------------------------
### Scenario 4
### -------------------------------

set.seed(315)

# Scenario 4: No mixture
pi_g <- c(1)
mu_g <- c(0.5)
tau2_g <- c(0.8^2)

s4.res_K150 <- run_em_simulations(K = 150, pi_g = pi_g, mu_g = mu_g, tau2_g = tau2_g)

s4.summary_K150 <- compute_error_metrics(
  results = s4.res_K150,
  mu_true = mu_g,
  tau2_true = tau2_g,
  pi_true = pi_g
)

s4.summary_K150
 

# Plot CIs and parametric distribution of parameters
df <- as.data.frame(s4.res_K150)


# drop non-parameter columns (adjust if other bookkeeping cols exist)
drop_cols <- c("K", "loglik", "iter", "converged", "pi1")
param_cols <- setdiff(names(df), drop_cols)

# make long format for plotting
long_df <- reshape2::melt(df[, param_cols, drop = FALSE], 
                          measure.vars = param_cols,
                          variable.name = "parameter",
                          value.name = "value")

# ---- 2. Plot histograms: all parameters for Scenario1_K150 on one faceted plot ----
# NOTE: facet labels (parameter names) are shown; no main title; axis labels only
p <- ggplot(long_df, aes(x = value)) +
  geom_histogram(bins = 30, color = "black", fill = "grey80") +
  facet_wrap(~ parameter, ncol = 3, scales = "free") +
  labs(x = "Parameter value", y = "Count") +
  theme_minimal() +
  theme(plot.title = element_blank())

# print to screen
print(p)

# ---- 3. Compute empirical CIs (based on sorted values) ----
ci_list <- lapply(param_cols, function(par) {
  vec <- sort(df[[par]])               # sorted estimates
  R   <- length(vec)                   # e.g., 500
  
  # empirical CI indices (non-interpolated)
  lower_idx <- ceiling(0.025 * R)      # e.g. 13
  upper_idx <- floor(0.975 * R)        # e.g. 487 or 488 depending on rounding
  
  data.frame(
    parameter = par,
    lower = vec[lower_idx],
    upper = vec[upper_idx],
    stringsAsFactors = FALSE
  )
})

ci_table <- do.call(rbind, ci_list)

# ---- 4. View the empirical CI table ----
print(ci_table)

## ---- chunk 22

set.seed(315)

s4.res_K500 <- run_em_simulations(K = 500, pi_g = pi_g, mu_g = mu_g, tau2_g = tau2_g)

s4.summary_K500 <- compute_error_metrics(
  results = s4.res_K500,
  mu_true = mu_g,
  tau2_true = tau2_g,
  pi_true = pi_g
)

s4.summary_K500

 


# Plot CIs and parametric distribution of parameters
df <- as.data.frame(s4.res_K500)


# drop non-parameter columns (adjust if other bookkeeping cols exist)
drop_cols <- c("K", "loglik", "iter", "converged", "pi1")
param_cols <- setdiff(names(df), drop_cols)

# make long format for plotting
long_df <- reshape2::melt(df[, param_cols, drop = FALSE], 
                          measure.vars = param_cols,
                          variable.name = "parameter",
                          value.name = "value")

# ---- 2. Plot histograms: all parameters for Scenario1_K150 on one faceted plot ----
# NOTE: facet labels (parameter names) are shown; no main title; axis labels only
p <- ggplot(long_df, aes(x = value)) +
  geom_histogram(bins = 30, color = "black", fill = "grey80") +
  facet_wrap(~ parameter, ncol = 3, scales = "free") +
  labs(x = "Parameter value", y = "Count") +
  theme_minimal() +
  theme(plot.title = element_blank())

# print to screen
print(p)

# ---- 3. Compute empirical CIs (based on sorted values) ----
ci_list <- lapply(param_cols, function(par) {
  vec <- sort(df[[par]])               # sorted estimates
  R   <- length(vec)                   # e.g., 500
  
  # empirical CI indices (non-interpolated)
  lower_idx <- ceiling(0.025 * R)      # e.g. 13
  upper_idx <- floor(0.975 * R)        # e.g. 487 or 488 depending on rounding
  
  data.frame(
    parameter = par,
    lower = vec[lower_idx],
    upper = vec[upper_idx],
    stringsAsFactors = FALSE
  )
})

ci_table <- do.call(rbind, ci_list)

# ---- 4. View the empirical CI table ----
print(ci_table)
## ---- chunk 23

set.seed(315)

s4.res_K1000 <- run_em_simulations(K = 1000, pi_g = pi_g, mu_g = mu_g, tau2_g = tau2_g)

s4.summary_K1000 <- compute_error_metrics(
  results = s4.res_K1000,
  mu_true = mu_g,
  tau2_true = tau2_g,
  pi_true = pi_g
)

s4.summary_K1000

 

# Plot CIs and parametric distribution of parameters
df <- as.data.frame(s4.res_K1000)


# drop non-parameter columns (adjust if other bookkeeping cols exist)
drop_cols <- c("K", "loglik", "iter", "converged", "pi1")
param_cols <- setdiff(names(df), drop_cols)

# make long format for plotting
long_df <- reshape2::melt(df[, param_cols, drop = FALSE], 
                          measure.vars = param_cols,
                          variable.name = "parameter",
                          value.name = "value")

# ---- 2. Plot histograms: all parameters for Scenario1_K150 on one faceted plot ----
# NOTE: facet labels (parameter names) are shown; no main title; axis labels only
p <- ggplot(long_df, aes(x = value)) +
  geom_histogram(bins = 30, color = "black", fill = "grey80") +
  facet_wrap(~ parameter, ncol = 3, scales = "free") +
  labs(x = "Parameter value", y = "Count") +
  theme_minimal() +
  theme(plot.title = element_blank())

# print to screen
print(p)

# ---- 3. Compute empirical CIs (based on sorted values) ----
ci_list <- lapply(param_cols, function(par) {
  vec <- sort(df[[par]])               # sorted estimates
  R   <- length(vec)                   # e.g., 500
  
  # empirical CI indices (non-interpolated)
  lower_idx <- ceiling(0.025 * R)      # e.g. 13
  upper_idx <- floor(0.975 * R)        # e.g. 487 or 488 depending on rounding
  
  data.frame(
    parameter = par,
    lower = vec[lower_idx],
    upper = vec[upper_idx],
    stringsAsFactors = FALSE
  )
})

ci_table <- do.call(rbind, ci_list)

# ---- 4. View the empirical CI table ----
print(ci_table)

## ---- chunk 24

set.seed(315)

s4.res_K1500 <- run_em_simulations(K = 1500, pi_g = pi_g, mu_g = mu_g, tau2_g = tau2_g)

s4.summary_K1500 <- compute_error_metrics(
  results = s4.res_K1500,
  mu_true = mu_g,
  tau2_true = tau2_g,
  pi_true = pi_g
)

s4.summary_K1500


# Scenario 4
plot_mixture_fit(
  res_data = s4.res_K1500,
  mu_true = c(0.5),
  tau2_true = c(0.8^2),
  pi_true = c(1),
  scenario_name = "Scenario 4: Single Component (No Mixture)"
)

# Plot CIs and parametric distribution of parameters
df <- as.data.frame(s4.res_K1500)


# drop non-parameter columns (adjust if other bookkeeping cols exist)
drop_cols <- c("K", "loglik", "iter", "converged", "pi1")
param_cols <- setdiff(names(df), drop_cols)

# make long format for plotting
long_df <- reshape2::melt(df[, param_cols, drop = FALSE], 
                          measure.vars = param_cols,
                          variable.name = "parameter",
                          value.name = "value")

# ---- 2. Plot histograms: all parameters for Scenario1_K150 on one faceted plot ----
# NOTE: facet labels (parameter names) are shown; no main title; axis labels only
p <- ggplot(long_df, aes(x = value)) +
  geom_histogram(bins = 30, color = "black", fill = "grey80") +
  facet_wrap(~ parameter, ncol = 3, scales = "free") +
  labs(x = "Parameter value", y = "Count") +
  theme_minimal() +
  theme(plot.title = element_blank())

# print to screen
print(p)

# ---- 3. Compute empirical CIs (based on sorted values) ----
ci_list <- lapply(param_cols, function(par) {
  vec <- sort(df[[par]])               # sorted estimates
  R   <- length(vec)                   # e.g., 500
  
  # empirical CI indices (non-interpolated)
  lower_idx <- ceiling(0.025 * R)      # e.g. 13
  upper_idx <- floor(0.975 * R)        # e.g. 487 or 488 depending on rounding
  
  data.frame(
    parameter = par,
    lower = vec[lower_idx],
    upper = vec[upper_idx],
    stringsAsFactors = FALSE
  )
})

ci_table <- do.call(rbind, ci_list)

# ---- 4. View the empirical CI table ----
print(ci_table)
